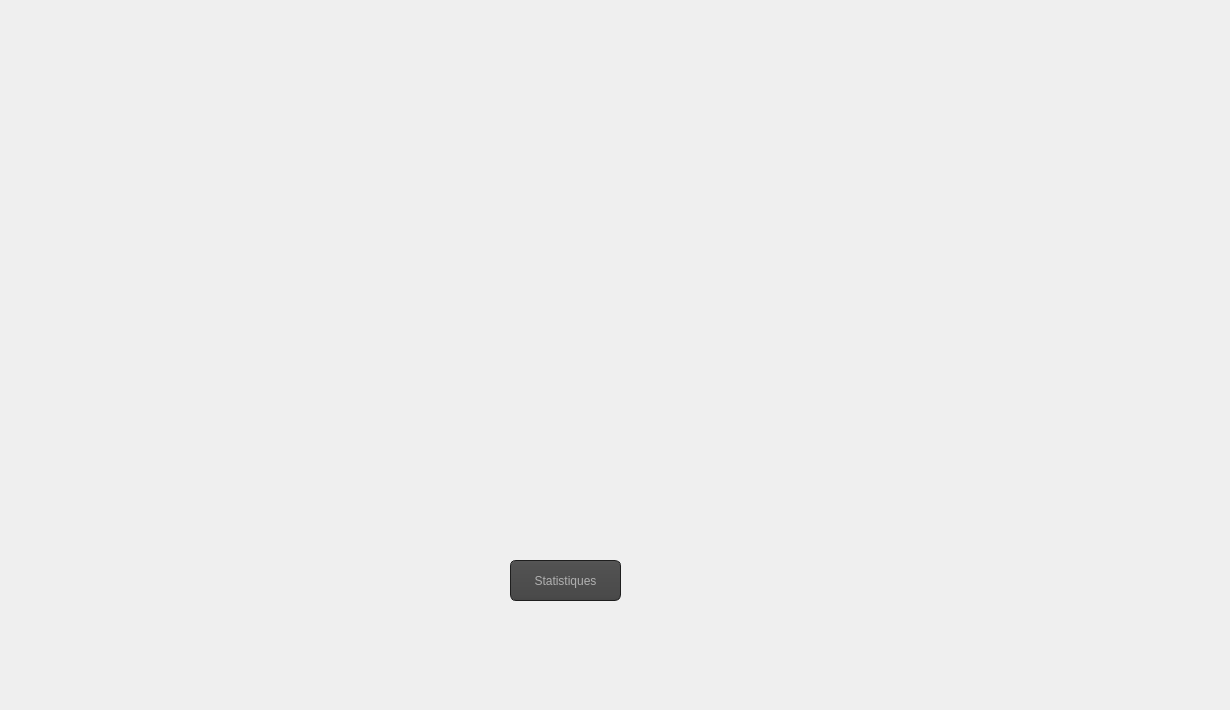
    <widget class="QWidget" name="tab_2">
     <attribute name="title">
      <string>stat</string>
     </attribute>
     <widget class="QCustomPlot" name="widget" native="true">
      <property name="geometry">
       <rect>
        <x>80</x>
        <y>50</y>
        <width>911</width>
        <height>491</height>
       </rect>
      </property>
     </widget>
     <widget class="QPushButton" name="stat">
      <property name="geometry">
       <rect>
        <x>510</x>
        <y>560</y>
        <width>111</width>
        <height>41</height>
       </rect>
      </property>
      <property name="styleSheet">
       <string notr="true">QPushButton
{
    color: #b1b1b1;
    background-color: QLinearGradient( x1: 0, y1: 0, x2: 0, y2: 1, stop: 0 #565656, stop: 0.1 #525252, stop: 0.5 #4e4e4e, stop: 0.9 #4a4a4a, stop: 1 #464646);
    border-width: 1px;
    border-color: #1e1e1e;
    border-style: solid;
    border-radius: 6;
    padding: 3px;
    font-size: 12px;
    padding-left: 5px;
    padding-right: 5px;
}

QPushButton:pressed
{
    background-color: QLinearGradient( x1: 0, y1: 0, x2: 0, y2: 1, stop: 0 #2d2d2d, stop: 0.1 #2b2b2b, stop: 0.5 #292929, stop: 0.9 #282828, stop: 1 #252525);
}
QPushButton:hover
{
    border: 2px solid QLinearGradient( x1: 0, y1: 0, x2: 0, y2: 1, stop: 0 #ffa02f, stop: 1 #d7801a);
}</string>
      </property>
      <property name="text">
       <string>Statistiques</string>
      </property>
     </widget>
     <widget class="QLabel" name="label_4">
      <property name="geometry">
       <rect>
        <x>50</x>
        <y>-10</y>
        <width>1171</width>
        <height>701</height>
       </rect>
      </property>
      <property name="text">
       <string/>
      </property>
      <property name="pixmap">
       <pixmap resource="background.qrc">:/new/prefix1/background.png</pixmap>
      </property>
     </widget>
     <zorder>label_4</zorder>
     <zorder>widget</zorder>
     <zorder>stat</zorder>
    </widget>
